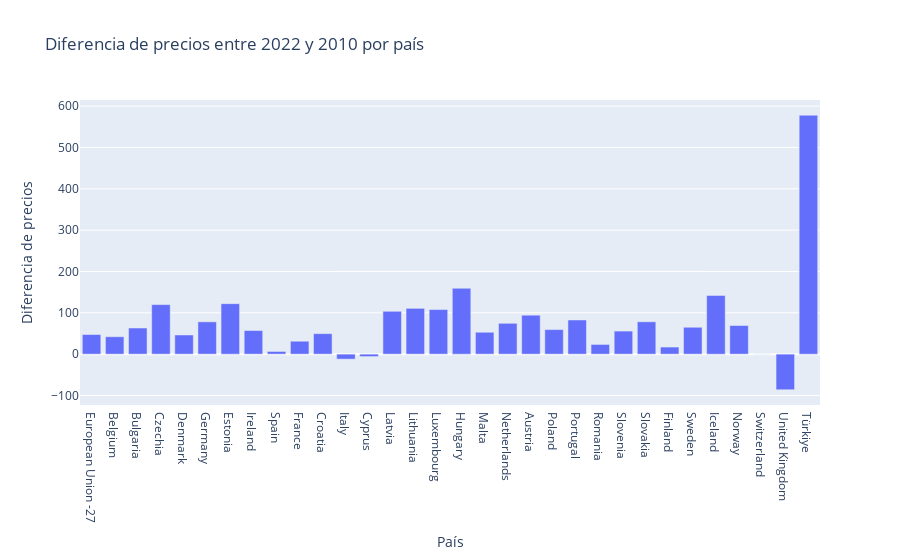

The notebook cell saved with this chart:
### Code cell
import plotly.graph_objects as go

# Crear una figura de barras
fig = go.Figure(data=[
    go.Bar(x=europa_copy['GEO (Labels)'], y=europa_copy['Diferencia'])
])

# Personalizar el diseño de la figura
fig.update_layout(
    title='Diferencia de precios entre 2022 y 2010 por país',
    xaxis_title='País',
    yaxis_title='Diferencia de precios',
    barmode='relative'
)

# Mostrar la figura
fig.write_html('diferencia_2010_2022EU.html')
fig.show()

### Figure 1 — Plotly figure (JSON) as saved in the notebook; plotly's stock layout.template omitted (floating-point values rounded to 4 significant figures)
{"data": [{"type": "bar", "x": ["European Union -27", "Belgium", "Bulgaria", "Czechia", "Denmark", "Germany", "Estonia", "Ireland", "Spain", "France", "Croatia", "Italy", "Cyprus", "Latvia", "Lithuania", "Luxembourg", "Hungary", "Malta", "Netherlands", "Austria", "Poland", "Portugal", "Romania", "Slovenia", "Slovakia", "Finland", "Sweden", "Iceland", "Norway", "Switzerland", "United Kingdom", "Türkiye"], "y": [47.37, 42.08, 63.19, 119.8, 46.34, 78.1, 122.1, 57.04, 6.45, 31.26, 49.53, -12.1, -5.9, 103.7, 110.8, 107.9, 159.3, 52.96, 74.6, 94.2, 59.39, 82.64, 23.46, 55.79, 78.22, 17.12, 65.03, 142.0, 69.23, 0, -86.15, 577.9]}], "layout": {"barmode": "relative", "title": {"text": "Diferencia de precios entre 2022 y 2010 por país"}, "xaxis": {"title": {"text": "País"}}, "yaxis": {"title": {"text": "Diferencia de precios"}}}}
